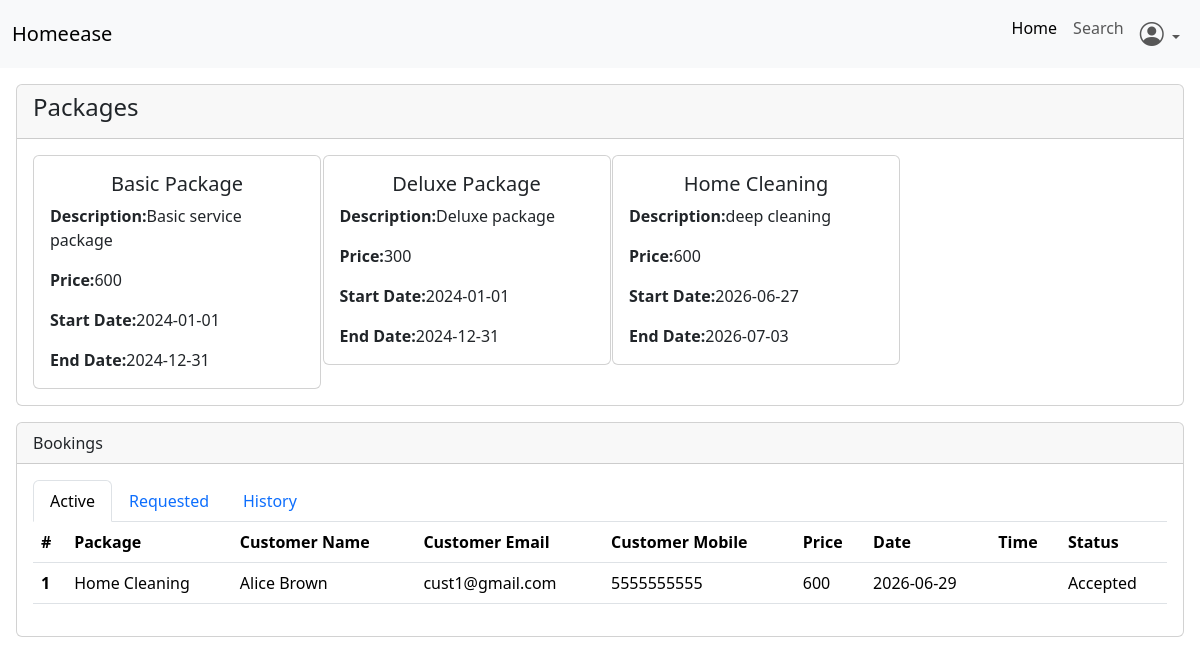
/admin/viewprofessional/1 (signed in), run on the app's committed database.
### backend/models.py (models this page shows, shortened)
class Package(db.Model):# table name package
    id = db.Column(db.Integer, primary_key =True , autoincrement=True)
    title = db.Column(db.String, unique=True , nullable=False)
    price = db.Column(db.String , nullable=False)
    description= db.Column(db.String , nullable=False)
    prof_id = db.Column(db.Integer ,db.ForeignKey("professional.id") , nullable=False ) # db.ForeignKey("tablename.attribute")
    status = db.Column(db.String, nullable=False)
    start_date = db.Column(db.Date , nullable =False)
    end_date = db.Column(db.Date , nullable =False)
    bookings = db.relationship("Booking", backref="package",cascade="all, delete-orphan", lazy=True)

class Booking(db.Model):
    id = db.Column(db.Integer, primary_key =True , autoincrement=True)
    total_price = db.Column(db.String , nullable=False)
    start_time = db.Column(db.Time , nullable =False)
    end_time = db.Column(db.Time)
    date = db.Column(db.Date , nullable =False)
    status = db.Column(db.String, nullable=False)
    prof_id = db.Column(db.Integer ,db.ForeignKey("professional.id") , nullable=False )
    pack_id =  db.Column(db.Integer ,db.ForeignKey("package.id") , nullable=False )
    cust_id = db.Column(db.Integer ,db.ForeignKey("customer.id") , nullable=False)

class Customer(db.Model,UserMixin):
    id = db.Column(db.Integer, primary_key =True , autoincrement=True)
    email = db.Column(db.String, unique=True , nullable=False)
    password = db.Column(db.String , nullable=False)
    name = db.Column(db.String , nullable=False)
    address = db.Column(db.String, nullable=False)
    mobile = db.Column(db.String, nullable=False)
    status = db.Column(db.String, nullable=False)
    bookings = db.relationship("Booking", backref="customer",cascade="all, delete-orphan", lazy=True)

### backend/routes.py (the view)
@app.route('/admin/viewprofessional/<int:prof_id>', methods=['GET','POST'])
@login_required
def viewprof(prof_id):
    packages=db.session.query(Package).filter_by(prof_id=prof_id).all()
    bookings=db.session.query(Booking).filter_by(prof_id=prof_id).all()
    return render_template("admin/viewprofessional.html", packages=packages, bookings=bookings)

### app.py (called while the page is built)
def create_app():
    app=Flask(__name__)
    app.config["SQLALCHEMY_DATABASE_URI"]="sqlite:///mydb.sqlite3"
    app.config["SECRET_KEY"]="mysecretkey"
    loginmanager=LoginManager(app)
    db.init_app(app)
    @loginmanager.user_loader
    def load_user(email):
        obj=db.session.query(Professional).filter_by(email=email).first() or db.session.query(Customer).filter_by(email=email).first() or db.session.query(Admin).filter_by(email=email).first()
        return obj
    app.app_context().push()
    return app

### templates/admin/viewprofessional.html (shortened to what this page needs)
<!doctype html>
<html lang="en">
<head>
    <link href="https://cdn.jsdelivr.net/npm/bootstrap@5.3.8/dist/css/bootstrap.min.css" rel="stylesheet"
>
    <link rel="stylesheet" href="https://cdn.jsdelivr.net/npm/bootstrap-icons@1.13.1/font/bootstrap-icons.min.css">
</head>
<body>
    <nav class="navbar navbar-expand-lg bg-body-tertiary">
        <div class="container-fluid">
            <a class="navbar-brand" href="#">Homeease</a>
            <div class="collapse navbar-collapse" id="navbarSupportedContent">
                <ul class="navbar-nav ms-auto ">
                    <li class="nav-item">
                        <a class="nav-link active" aria-current="page" href="#">Home</a>
                    </li>
                    <li class="nav-item">
                        <a class="nav-link" href="#">Search</a>
                    </li>
                    <li class="nav-item dropdown">
                        <a class="nav-link dropdown-toggle" href="#" role="button" data-bs-toggle="dropdown"
                            aria-expanded="false">
                            <i class="bi bi-person-circle fs-4"></i>
                        </a>
                    </li>
                </ul>
            </div>
        </div>
    </nav>
    <div class="card ms-3 me-3 mt-3">
        <div class="card-header">
            <div class="d-flex d-inline">
                <h4>Packages</h4>
            </div>
        </div>
        <div class="card-body">
            <div class="row">
                {% for package in packages %}
                <div class="col-3">
                    <div class="card" style="width: 18rem;">
                        <div class="card-body">
                            <h5 class="card-title text-center">{{package.title}}</h5>
                            <p class="card-text"><strong>Description:</strong>{{package.description}}</p>
                            <p class="card-text"><strong>Price:</strong>{{package.price}}</p>
                            <p class="card-text"><strong>Start Date:</strong>{{package.start_date}}</p>
                            <p class="card-text"><strong>End Date:</strong>{{package.end_date}}</p>
                        </div>
                    </div>
                </div>
                {% endfor %}
            </div>
        </div>
    </div>
    <div class="card ms-3 me-3 mb-3 mt-3">
        <div class="card-header">
            Bookings
        </div>
        <div class="card-body">
            <ul class="nav nav-tabs" id="myTab" role="tablist">
                <li class="nav-item" role="presentation">
                    <button class="nav-link active" id="pills-accepted-booking-tab" data-bs-toggle="tab"
                        data-bs-target="#pills-accepted-booking" type="button" role="tab" aria-controls="home-tab-pane"
                        aria-selected="true">Active</button>
                </li>
                <li class="nav-item" role="presentation">
                    <button class="nav-link" id="pills-requested-booking-tab" data-bs-toggle="tab"
                        data-bs-target="#pills-requested-booking" type="button" role="tab"
                        aria-controls="profile-tab-pane" aria-selected="false">Requested</button>
                </li>
                <li class="nav-item" role="presentation">
                    <button class="nav-link" id="pills-completed-booking-tab" data-bs-toggle="tab"
                        data-bs-target="#pills-completed-booking" type="button" role="tab"
                        aria-controls="contact-tab-pane" aria-selected="false">History</button>
                </li>
            </ul>
            <div class="tab-content" id="myTabContent">
                <div class="tab-pane fade show active" id="pills-accepted-booking" role="tabpanel"
                    aria-labelledby="home-tab" tabindex="0">
                    <table class="table">
                        <thead>
                            <tr>
                                <th scope="col">#</th>
                                <th scope="col">Package</th>
                                <th scope="col">Customer Name</th>
                                <th scope="col">Customer Email</th>
                                <th scope="col">Customer Mobile</th>
                                <th scope="col">Price</th>
                                <th scope="col">Date</th>
                                <th scope="col">Time</th>
                                <th scope="col">Status</th>
                            </tr>
                        </thead>
                        <tbody>
                            {% for booking in bookings %}
                            {% if booking.status=="Accepted" %}
                            <tr>
                                <th scope="row">1</th>
                                <td>{{booking.package.title}}</td>
                                <td>{{booking.customer.name}}</td>
                                <td>{{booking.customer.email}}</td>
                                <td>{{booking.customer.mobile}}</td>
                                <td>{{booking.package.price}}</td>
                                <td>{{booking.date}}</td>
                                <td>{{booking.time}}</td>
                                <td>{{booking.status}}</td>
                            </tr>
                            {% endif %}
                            {% endfor %}
                        </tbody>
                    </table>
                </div>
            </div>
        </div>
    </div>
</body>
</html>

### data on the page
Package: title "Basic Package", description "Basic service package", price "600", start_date "2024-01-01", end_date "2024-12-31"
Package: title "Deluxe Package", description "Deluxe package", price "300", start_date "2024-01-01", end_date "2024-12-31"
Package: title "Home Cleaning", description "deep cleaning", price "600", start_date "2026-06-27", end_date "2026-07-03"
Booking: package "Home Cleaning", customer.name "Alice Brown", customer.email "cust1@gmail.com", customer.mobile "5555555555", package.price "600", date "2026-06-29", status "Accepted"
